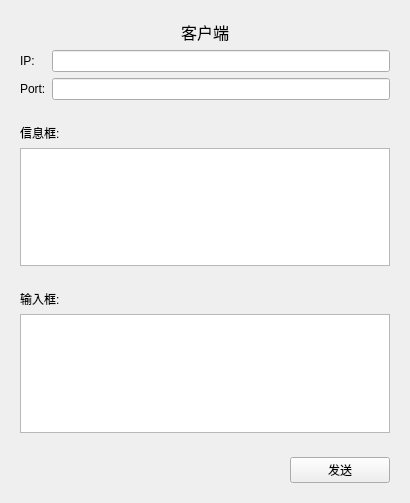
<?xml version="1.0" encoding="UTF-8"?>
<ui version="4.0">
 <class>Client</class>
 <widget class="QWidget" name="Client">
  <property name="geometry">
   <rect>
    <x>0</x>
    <y>0</y>
    <width>410</width>
    <height>503</height>
   </rect>
  </property>
  <property name="windowTitle">
   <string>Form</string>
  </property>
  <layout class="QVBoxLayout" name="verticalLayout_3">
   <item>
    <widget class="QWidget" name="widget" native="true">
     <layout class="QGridLayout" name="gridLayout">
      <item row="2" column="0">
       <widget class="QLabel" name="label_2">
        <property name="text">
         <string>Port:</string>
        </property>
       </widget>
      </item>
      <item row="1" column="0">
       <widget class="QLabel" name="label">
        <property name="text">
         <string>IP:</string>
        </property>
       </widget>
      </item>
      <item row="1" column="1">
       <widget class="QLineEdit" name="ip"/>
      </item>
      <item row="2" column="1">
       <widget class="QLineEdit" name="port">
        <property name="text">
         <string/>
        </property>
       </widget>
      </item>
      <item row="0" column="0" colspan="2">
       <widget class="QLabel" name="label_5">
        <property name="text">
         <string>&lt;html&gt;&lt;head/&gt;&lt;body&gt;&lt;p align=&quot;center&quot;&gt;&lt;span style=&quot; font-size:12pt;&quot;&gt;客户端&lt;/span&gt;&lt;/p&gt;&lt;/body&gt;&lt;/html&gt;</string>
        </property>
       </widget>
      </item>
     </layout>
    </widget>
   </item>
   <item>
    <widget class="QWidget" name="widget_2" native="true">
     <layout class="QVBoxLayout" name="verticalLayout">
      <item>
       <widget class="QLabel" name="label_3">
        <property name="text">
         <string>信息框:</string>
        </property>
       </widget>
      </item>
      <item>
       <widget class="QTextBrowser" name="record"/>
      </item>
     </layout>
    </widget>
   </item>
   <item>
    <widget class="QWidget" name="widget_3" native="true">
     <layout class="QVBoxLayout" name="verticalLayout_2">
      <item>
       <widget class="QLabel" name="label_4">
        <property name="text">
         <string>输入框:</string>
        </property>
       </widget>
      </item>
      <item>
       <widget class="QTextEdit" name="msgEdit"/>
      </item>
     </layout>
    </widget>
   </item>
   <item>
    <widget class="QWidget" name="widget_4" native="true">
     <layout class="QHBoxLayout" name="horizontalLayout">
      <item>
       <spacer name="horizontalSpacer">
        <property name="orientation">
         <enum>Qt::Horizontal</enum>
        </property>
        <property name="sizeHint" stdset="0">
         <size>
          <width>220</width>
          <height>20</height>
         </size>
        </property>
       </spacer>
      </item>
      <item>
       <widget class="QPushButton" name="sendBtn">
        <property name="minimumSize">
         <size>
          <width>100</width>
          <height>0</height>
         </size>
        </property>
        <property name="text">
         <string>发送</string>
        </property>
       </widget>
      </item>
     </layout>
    </widget>
   </item>
  </layout>
 </widget>
 <resources/>
 <connections/>
</ui>
